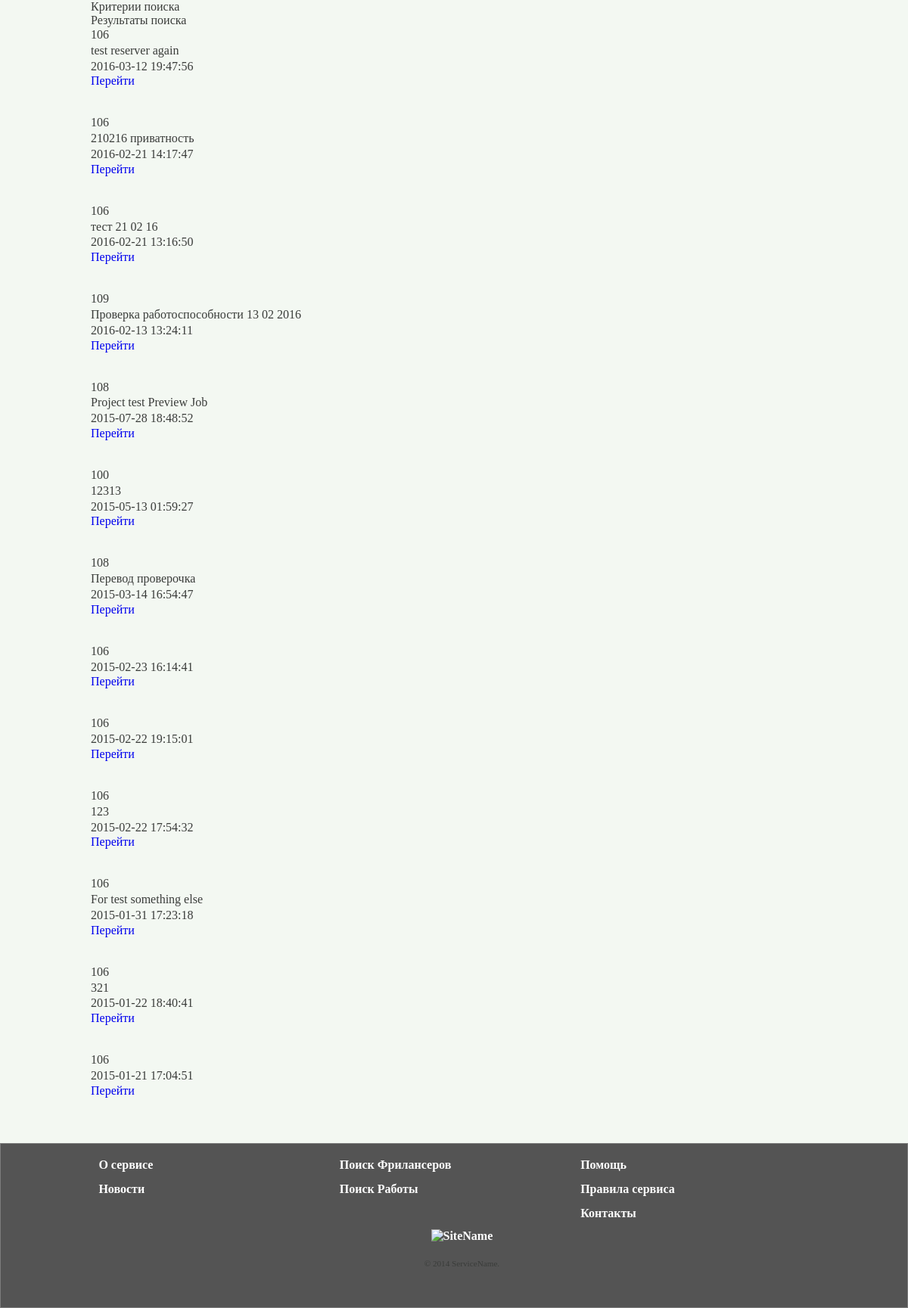
The app's page /jobs.php (signed in) with its own data.
### tables this page shows
CREATE TABLE IF NOT EXISTS `Jobs` (
  `id` int(255) NOT NULL AUTO_INCREMENT,
  `EmployerId` int(255) NOT NULL,
  `LanguageFrom1` int(255) DEFAULT NULL,
  `LanguageTo1` int(255) DEFAULT NULL,
  `LanguageFrom2` int(255) NOT NULL,
  `LanguageTo2` int(255) NOT NULL,
  `LanguageFrom3` int(255) NOT NULL,
  `LanguageTo3` int(255) NOT NULL,
  `LanguageFrom4` int(255) NOT NULL,
  `LanguageTo4` int(255) NOT NULL,
  `LanguageFrom5` int(255) NOT NULL,
  `LanguageTo5` int(255) NOT NULL,
  `Style` enum('1','2','3','4','5','6','7') NOT NULL,
  `Title` varchar(50) NOT NULL,
  `Description` varchar(5000) NOT NULL,
  `Type` enum('1','2','3','4','5') DEFAULT NULL,
  `Search` enum('1','2') NOT NULL,
  `Duration` enum('1','2','3','4','5','6') NOT NULL,
  `Private` enum('0','1') NOT NULL,
  `TestJobDescription` varchar(50) DEFAULT NULL,
  `TestJobText` varchar(1800) DEFAULT NULL,
  `StartMinPrice` decimal(65,2) NOT NULL,
  `StartMaxPrice` decimal(62,2) NOT NULL,
  `DataCreation` datetime NOT NULL,
  `Prepayment` enum('0','1','2','3','4') NOT NULL,
  `File` varchar(150) DEFAULT NULL,
  `FreelancerId` int(255) NOT NULL,
  `ContractId` int(255) DEFAULT '0',
  `ContractId_2` int(255) DEFAULT '0',
  `ContractId_3` int(255) DEFAULT '0',
  `ContractId_4` int(255) DEFAULT '0',
  `ContractId_5` int(255) DEFAULT '0',
  `EmployerAgree` enum('0','1') NOT NULL,
  `FreelancerAgree` enum('0','1','2') NOT NULL,
  `FreelancerTextBack` varchar(500) NOT NULL,
  `FullPrice` decimal(65,2) NOT NULL,
  `Deadline` date NOT NULL,
  `Parts` enum('1','2','3','4','5','6','7','8','9','10') NOT NULL,
  `Active` enum('0','1') NOT NULL,
  `OpenData` datetime NOT NULL,
  `ReservedMoney` decimal(65,2) NOT NULL,
  `Price` decimal(65,2) NOT NULL,
  `Commission` decimal(65,2) NOT NULL,
  `CommissionPaid` enum('0','1') NOT NULL,
  `PrepaymentPaid` enum('0','1') NOT NULL,
  `StatusPart_1` enum('0','1','2','3') NOT NULL,
  `DescriptionPart_1` varchar(500) NOT NULL,
  `PricePart_1` decimal(65,2) NOT NULL,
  `TextBackPart_1` varchar(500) NOT NULL,
  `StatusPart_2` enum('0','1','2','3') NOT NULL,
  `DescriptionPart_2` varchar(500) NOT NULL,
  `PricePart_2` decimal(65,2) NOT NULL,
  `TextBackPart_2` varchar(500) NOT NULL,
  `StatusPart_3` enum('0','1','2','3') NOT NULL,
  `DescriptionPart_3` varchar(500) NOT NULL,
  `PricePart_3` decimal(65,2) NOT NULL,
  `TextBackPart_3` varchar(500) NOT NULL,
  `StatusPart_4` enum('0','1','2','3') NOT NULL,
  `DescriptionPart_4` varchar(500) NOT NULL,
  `PricePart_4` decimal(65,2) NOT NULL,
  `TextBackPart_4` varchar(500) NOT NULL,
  `StatusPart_5` enum('0','1','2','3') NOT NULL,
  `DescriptionPart_5` varchar(500) NOT NULL,
  `PricePart_5` decimal(65,2) NOT NULL,
  `TextBackPart_5` varchar(500) NOT NULL,
  `StatusPart_6` enum('0','1','2','3') NOT NULL,
  `DescriptionPart_6` varchar(500) NOT NULL,
  `PricePart_6` decimal(65,2) NOT NULL,
  `TextBackPart_6` varchar(500) NOT NULL,
  `StatusPart_7` enum('0','1','2','3') NOT NULL,
  `DescriptionPart_7` varchar(500) NOT NULL,
  `PricePart_7` decimal(65,2) NOT NULL,
  `TextBackPart_7` varchar(500) NOT NULL,
  `StatusPart_8` enum('0','1','2','3') NOT NULL,
  `DescriptionPart_8` varchar(500) NOT NULL,
  `PricePart_8` decimal(65,2) NOT NULL,
  `TextBackPart_8` varchar(500) NOT NULL,
  `StatusPart_9` enum('0','1','2','3') NOT NULL,
  `DescriptionPart_9` varchar(500) NOT NULL,
  `PricePart_9` decimal(65,2) NOT NULL,
  `TextBackPart_9` varchar(500) NOT NULL,
  `StatusPart_10` enum('0','1','2','3') NOT NULL,
  `DescriptionPart_10` varchar(500) NOT NULL,
  `PricePart_10` decimal(65,2) NOT NULL,
  `TextBackPart_10` varchar(500) NOT NULL,
  `Ban` enum('0','1') NOT NULL,
  `Closed` enum('0','1') NOT NULL,
  `CloseData` datetime NOT NULL,
  `Reputation` int(255) NOT NULL,
  `Comment` varchar(500) NOT NULL,
  PRIMARY KEY (`id`),
  KEY `EmployerId` (`EmployerId`),
  KEY `Language` (`LanguageFrom1`),
  KEY `Style` (`Style`),
  KEY `Type` (`Type`),
  KEY `Search` (`Search`),
  KEY `Duration` (`Duration`),
  KEY `FreelancerId` (`ContractId`),
  KEY `LanguageTo` (`LanguageTo1`),
  KEY `LanguageFrom2` (`LanguageFrom2`,`LanguageTo2`,`LanguageFrom3`,`LanguageTo3`,`LanguageFrom4`,`LanguageTo4`,`LanguageFrom5`,`LanguageTo5`),
  KEY `FreelancerId_2` (`ContractId_2`,`ContractId_3`,`ContractId_4`,`ContractId_5`)
);

### jobs.php (the view, shortened to what this page needs)
<?php
if(isset($_SESSION['SessionId'])) {
$BD = new mysqli('localhost', 'root', '', 'mysite');
mysqli_set_charset($BD, "utf8");
?>
<!DOCTYPE html>
<html>
<head>
<link href="/mysite/styles_index.css" rel="stylesheet" type="text/css" />
</head>
<body class="Main_Body">
<div id="Main_Section">
<section class="FW_middle">
<div class="поиск">
Критерии поиска
</div>
<div class="результаты поиска">
Результаты поиска
<div class="">
<?php
if ($Jobs_Information = $BD->query("SELECT * FROM `Jobs` WHERE `Search`='1' ORDER BY `DataCreation` DESC")) {
while($Jobs_Information_Data = $Jobs_Information->fetch_assoc()) {
$post_id = $Jobs_Information_Data['id'];
$text = $Jobs_Information_Data['EmployerId'];
$title = $Jobs_Information_Data['Title'];
$data = $Jobs_Information_Data['DataCreation'];
?>
<div id="<?php echo $post_id; ?>">
    <p><?php echo $text; ?></p>
	<p><?php echo $title; ?></p>
	<p><?php echo $data; ?></p>
	<a href="job.php?id=<?php echo $post_id; ?>">Перейти</a>
	<br><br><br>
</div>
<?php
 }
} ?>
</div>
</div>
</section>
</div>
</body>
<footer class="GlobalFooter Footer_Big">
<div class="GlobalFooterUp">
<div class="GlobalFooter_col">
<ul>
<li>
<a href="/noname.php">О сервисе</a>
</li>
<li>
<a href="/noname.php">Новости</a>
</li>
</ul>
</div>
<div class="GlobalFooter_col">
<ul>
<li>
<a href="/noname.php">Поиск Фрилансеров</a>
</li>
<li>
<a href="/noname.php">Поиск Работы</a>
</li>
</ul>
</div>
<div class="GlobalFooter_col">
<ul>
<li>
<a href="/noname.php">Помощь</a>
</li>
<li>
<a href="/noname.php">Правила сервиса</a>
</li>
<li>
<a href="/noname.php">Контакты</a>
</li>
</ul>
</div>
</div>
<div class="GlobalFooterBot">
<div class="GlovalFooterBot_row">
<div class="GlobalFooterBot-col">
<a class="FooterLogo" href="/">
<img src="" alt="SiteName" width="90" height="25">
</a>
<p class="FooterLegal">© 2014 ServiceName.</p>
</div>
</div>
</div>
</footer>
</html>
<?php
}

### styles_index.css (style rules this page uses)
body,html { height:100% }
body { margin:0 }
* { margin: 0; padding: 0; }
body { background: #f3f8f2; padding: 0; line-height: 1,3; display: block; position:relative; cursor: default; font-family: "Gotham Bold"; font-weight: normal; font-style: normal; color: #3A3C3A; }
div { display: block; }
a { text-decoration: none; }
li { list-style-type: none; }
img { border: 0; vertical-align: middle; max-width: 100%; overflow: hidden; }
p { font-family: inherit; font-weight: normal; font-size: 1rem; line-height: 1.3; text-rendering: optimizeLegibility; }
.Main_Body #Main_Section { clear:both;min-height:100%;height:auto!important;height:100%; }
.Footer_Big { clear:both;position:relative;height:200px }
.GlobalFooter { background: #545454; padding-top: 1rem; display:block; position: relative; border:1px solid #7d7d7d; }
.GlobalFooterUp { max-width: 60rem; width:100%; margin-left: auto; margin-right: auto; margin-top: 0; margin-bottom: 0; display: table; }
.GlobalFooter_col { Position: relative; padding-left: .650rem; padding-right: .650rem; float: left; width: 31%; display: block; }
.GlobalFooterBot { max-width: 60rem; width:100%; margin-left: auto; margin-right: auto; margin-top: 0; margin-bottom: 0; display: table; }
.GlovalFooterBot_row { max-width: 60rem; width:100%; margin-left: auto; margin-right: auto; margin-top: 0; margin-bottom: 0; display: table; }
.GlobalFooterBot-col { text-align: center!important; width: 100%; position: relative; padding-left: .650rem; padding-right: .650rem; float: left; display: table; }
.FooterLogo { margin-bottom: 1.25rem; display: block; text-align: center!important; }
.FooterLegal { font-size:.7rem; }
.GlobalFooter a { color: #FFFFFF; text-decoration: none; cursor: pointer; font-weight: 600; }
.GlobalFooter li { padding: 0; line-height: 1.5em; margin-bottom: 8px; }
.FW_middle { width: 960px; margin: 0 auto; margin-bottom: 1.5rem; position: relative; overflow-x: hidden; padding: 0 7px 0 7px; min-height: 500px; }

### records on screen
jobs: EmployerId "106", Title "test reserver again", DataCreation "2016-03-12 19:47:56"
jobs: EmployerId "106", Title "210216 приватность", DataCreation "2016-02-21 14:17:47"
jobs: EmployerId "106", Title "тест 21 02 16", DataCreation "2016-02-21 13:16:50"
jobs: EmployerId "109", Title "Проверка работоспособности 13 02 2016", DataCreation "2016-02-13 13:24:11"
jobs: EmployerId "108", Title "Project test Preview Job", DataCreation "2015-07-28 18:48:52"
jobs: EmployerId "100", Title "12313", DataCreation "2015-05-13 01:59:27"
jobs: EmployerId "108", Title "Перевод проверочка", DataCreation "2015-03-14 16:54:47"
jobs: EmployerId "106", DataCreation "2015-02-23 16:14:41"
jobs: EmployerId "106", DataCreation "2015-02-22 19:15:01"
jobs: EmployerId "106", Title "123", DataCreation "2015-02-22 17:54:32"
jobs: EmployerId "106", Title "For test something else", DataCreation "2015-01-31 17:23:18"
jobs: EmployerId "106", Title "321", DataCreation "2015-01-22 18:40:41"
jobs: EmployerId "106", DataCreation "2015-01-21 17:04:51"
